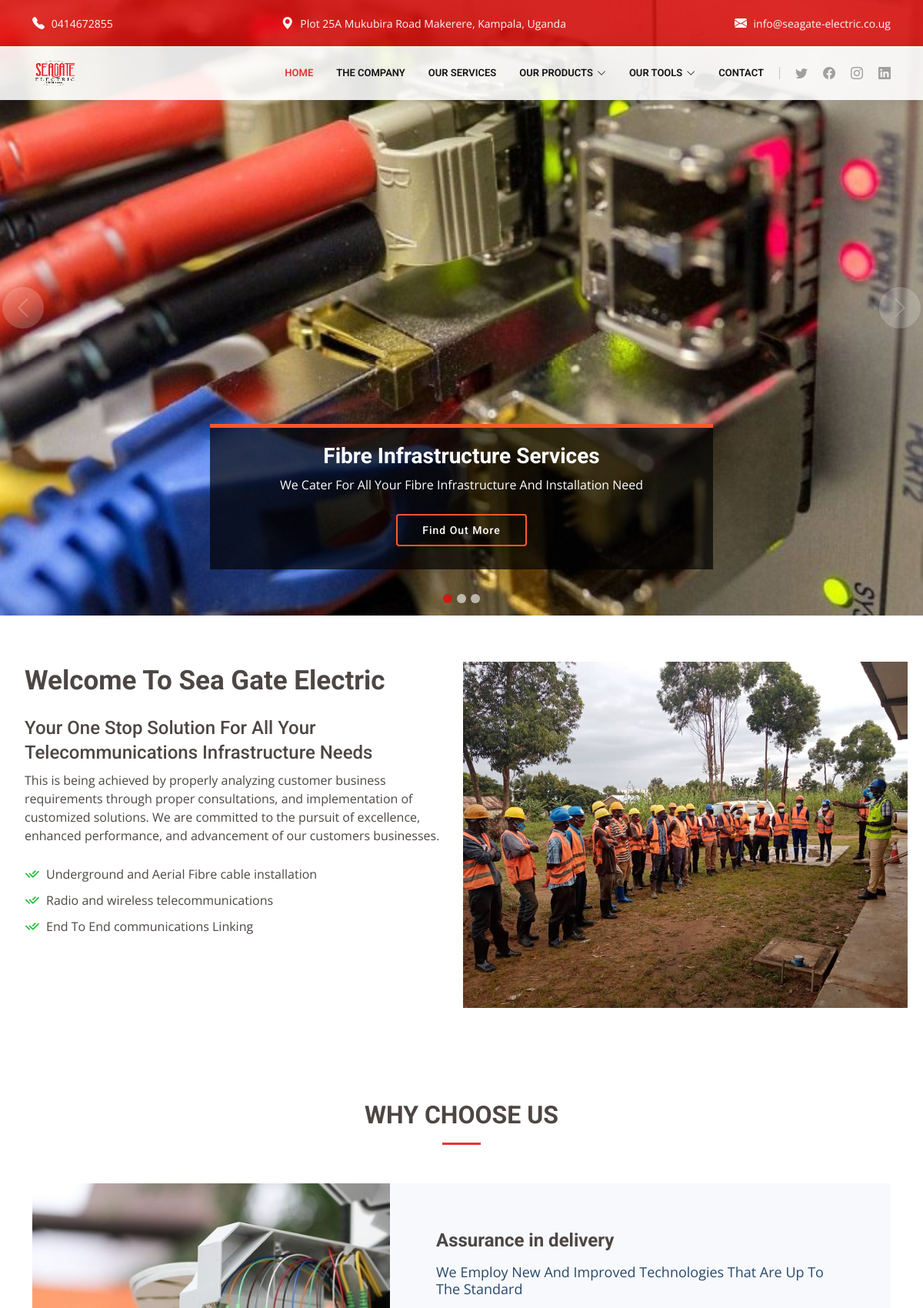
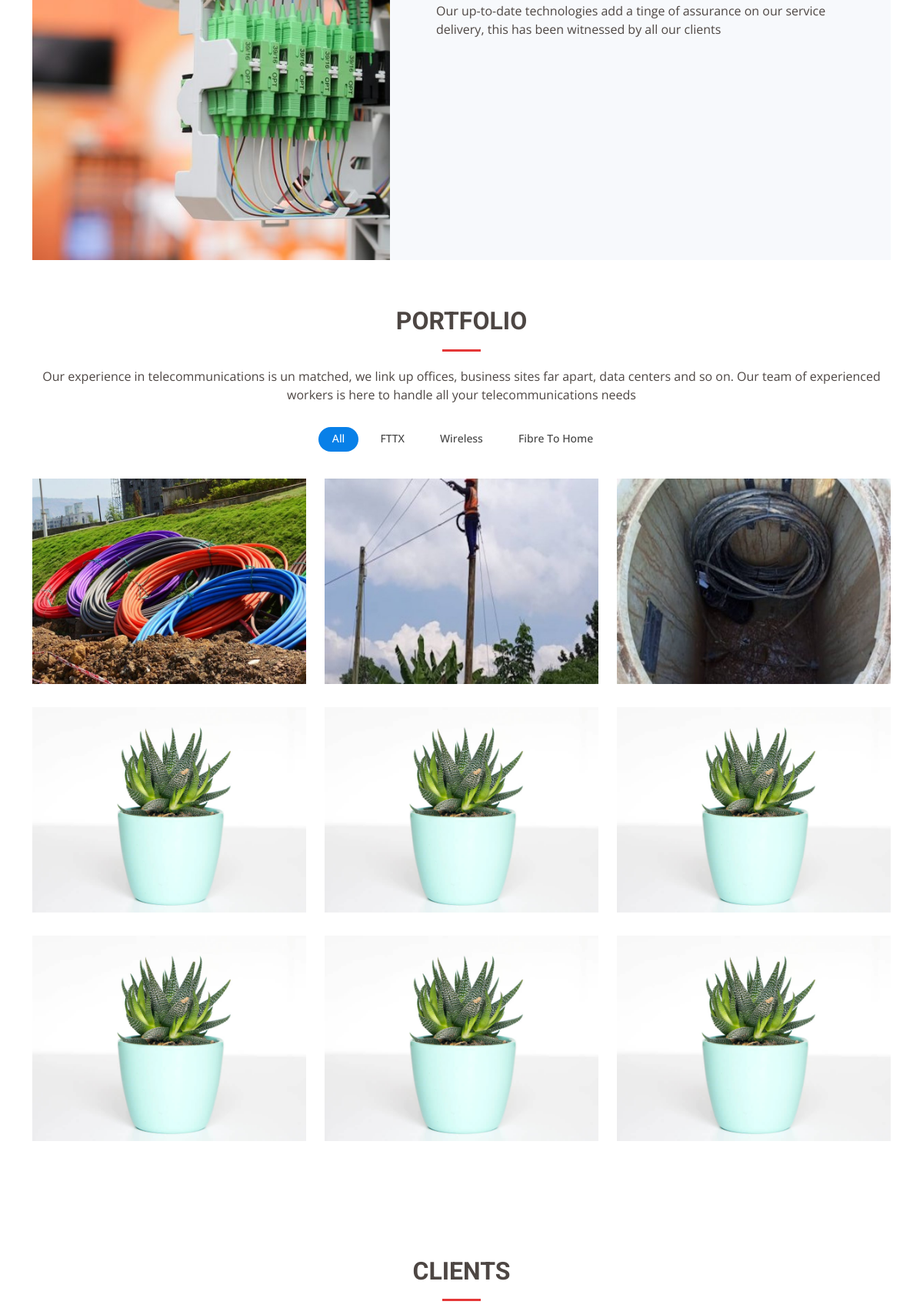
The page / (upper part) on the database its author committed (2 pictures, top to bottom).
### home/models.py (models this page shows, shortened)
class Slider(models.Model):
    image = models.ImageField(upload_to="img/sliders")
    header = models.CharField(max_length=100)
    description = models.CharField(max_length=500)
    button_text = models.CharField(max_length=50)
    button_link = models.CharField(max_length=50)
    class Meta:
        verbose_name = _("Slider")
        verbose_name_plural = _("Sliders")

class WhyChooseUS(models.Model):
    header = models.CharField(max_length=100)
    subHeader = models.CharField(max_length=100)
    description = models.CharField(max_length=1000)
    class Meta:
        verbose_name = _("WhyChooseUS")
        verbose_name_plural = _("WhyChooseUSs")

### home/views.py (the view)
# urls.py: 2. Add a URL to urlpatterns:  path('', views.home, name='home')
def home(request):
    products = Product.objects.all()
    tools = Tool.objects.all()
    services = Service.objects.all()[1]
    sliders = Slider.objects.all()
    reasons = WhyChooseUS.objects.all()
    clients = ClientImages.objects.all()
    return render(request, 'home.html', {"products":products, "tools":tools,"sliders":sliders,"services":services,"reasons":reasons,"clients":clients})

### home/templates/home.html (shortened to what this page needs)
{% extends 'master.html' %}
{% load static %}
{% block content %}
  <section id="hero">
    <div id="heroCarousel" data-bs-interval="5000" class="carousel slide carousel-fade" data-bs-ride="carousel">
      <div class="carousel-inner" role="listbox">
        {% for slider in sliders %}
          <div class="carousel-item {% if forloop.first %}active{% endif %}" style="background-image: url({{slider.image.url}});">
            <div class="carousel-container">
              <div class="carousel-content animate__animated animate__fadeInUp text-center">
                <h2 >{{slider.header}}</span></h2>
                <p>{{slider.description}}</p>
                <div><a href="{% url 'service' id=slider.button_link %}" class="btn-get-started">{{slider.button_text}}</a></div>
              </div>
            </div>
          </div>
        {% endfor %}
      </div>
      <a class="carousel-control-prev" href="#heroCarousel" role="button" data-bs-slide="prev">
        <span class="carousel-control-prev-icon bi bi-chevron-left" aria-hidden="true"></span>
      </a>
      <a class="carousel-control-next" href="#heroCarousel" role="button" data-bs-slide="next">
        <span class="carousel-control-next-icon bi bi-chevron-right" aria-hidden="true"></span>
      </a>
      <ol class="carousel-indicators" id="hero-carousel-indicators"></ol>
    </div>
  </section>
  <main id="main">
    <section id="about-us" class="about-us">
      <div class="container" data-aos="fade-up">
        <div class="row content">
          <div class="col-lg-6" data-aos="fade-right">
            <h2>Welcome To Sea Gate Electric</h2>
            <h3>Your One Stop Solution For All Your Telecommunications Infrastructure Needs</h3>
            <p>
              This is being achieved by properly analyzing customer business requirements through proper consultations, and implementation of customized solutions. We are committed to the pursuit of excellence, enhanced performance, and advancement of our customers businesses.
            </p>
            <ul>
              <li><i class="ri-check-double-line"></i> Underground and Aerial Fibre cable installation</li>
              <li><i class="ri-check-double-line"></i> Radio and wireless telecommunications</li>
              <li><i class="ri-check-double-line"></i> End To End communications Linking</li>
            </ul>
          </div>
          <div class="col-lg-6 pt-4 pt-lg-0" data-aos="fade-left">
            <img src="{% static 'img/inspire.jpeg' %}" style="max-height: 450px ;"/>
          </div>
        </div>
      </div>
    </section>
        <section id="why-us" class="why-us">
          <div class="container" data-aos="fade-up">
            <div class="section-title">
              <h2>Why Choose Us</h2>
            </div>
            <div class="row g-0" data-aos="fade-up" data-aos-delay="200">
              <div class="col-xl-5 img-bg" style="background-image: url('static/img/cabinet.jpeg')"></div>
              <div class="col-xl-7 slides  position-relative">
                <div class="slides-1 swiper">
                  <div class="swiper-wrapper">
                    {% for reason in reasons %}
                    <div class="swiper-slide">
                      <div class="item">
                        <h3 class="mb-3">{{reason.header}}</h3>
                        <h4 class="mb-3">{{reason.subHeader}}</h4>
                        <p>{{reason.description}}</p>
                      </div>
                    </div>
                    {% endfor %}
                  </div>
                  <div class="swiper-pagination"></div>
                </div>
              </div>
            </div>
          </div>
        </section>
    <section id="portfolio" class="portfoio">
      <div class="container" data-aos="fade-up">
        <div class="section-title">
          <h2>Portfolio</h2>
          <p>Our experience in telecommunications is un matched, we link up offices, business sites far apart, data centers and so on. Our team of experienced workers is here to handle all your telecommunications needs </p>
        </div>
        <div class="row">
          <div class="col-lg-12 d-flex justify-content-center">
            <ul id="portfolio-flters">
              <li data-filter="*" class="filter-active">All</li>
              <li data-filter=".filter-app">FTTX</li>
              <li data-filter=".filter-card">Wireless</li>
              <li data-filter=".filter-web">Fibre To Home</li>
            </ul>
          </div>
        </div>
        <div class="row portfolio-container">
          <div class="col-lg-4 col-md-6 portfolio-item filter-app">
            <img src="{% static 'img/portfolio/conduit.jpeg' %}" class="img-fluid" alt="">
          </div>
          <div class="col-lg-4 col-md-6 portfolio-item filter-web">
            <img src="{% static 'img/portfolio/manOnTop.jpeg' %}" class="img-fluid" alt="">
          </div>
          <div class="col-lg-4 col-md-6 portfolio-item filter-app">
            <img src="{% static 'img/portfolio/underground.jpeg' %}" class="img-fluid" alt="">
          </div>
          <div class="col-lg-4 col-md-6 portfolio-item filter-card">
            <img src="{% static 'img/portfolio/portfolio-4.jpg' %}" class="img-fluid" alt="">
          </div>
          <div class="col-lg-4 col-md-6 portfolio-item filter-web">
            <img src="{% static 'img/portfolio/portfolio-4.jpg' %}" class="img-fluid" alt="">
          </div>
          <div class="col-lg-4 col-md-6 portfolio-item filter-app">
            <img src="{% static 'img/portfolio/portfolio-4.jpg' %}" class="img-fluid" alt="">
          </div>
          <div class="col-lg-4 col-md-6 portfolio-item filter-card">
            <img src="{% static 'img/portfolio/portfolio-4.jpg' %}" class="img-fluid" alt="">
          </div>
          <div class="col-lg-4 col-md-6 portfolio-item filter-card">
            <img src="{% static 'img/portfolio/portfolio-4.jpg' %}" class="img-fluid" alt="">
          </div>
          <div class="col-lg-4 col-md-6 portfolio-item filter-web">
            <img src="{% static 'img/portfolio/portfolio-4.jpg' %}" class="img-fluid" alt="">
          </div>
        </div>
      </div>
    </section>
    <section id="clients" class="clients">
      <div class="container" data-aos="fade-up">
        <div class="section-title">
          <h2>Clients</h2>
        </div>
      </div>
    </section>
  </main>
{% endblock content %}

### SeaGateProject/static/css/style.css (style rules this page uses)
body { font-family: "Open Sans", sans-serif; color: #4d4643; }
a { text-decoration: none; }
h1, h2, h3, h4, h5, h6 { font-family: "Roboto", sans-serif; }
#hero { width: 100%; height: 100vh; background-color: rgba(0, 0, 0, 0.8); overflow: hidden; position: relative; }
#hero .carousel, #hero .carousel-inner, #hero .carousel-item, #hero .carousel-item::before { background-size: cover; background-position: center; background-repeat: no-repeat; position: absolute; top: 0; right: 0; left: 0; bottom: 0; }
#hero .carousel-container { display: flex; align-items: flex-end; justify-content: center; position: absolute; bottom: 60px; top: 70px; left: 55px; right: 55px; }
#hero .carousel-content { background: rgba(4, 4, 4, 0.7); padding: 20px; color: #fff; border-top: 5px solid #ff5828; }
#hero .carousel-content h2 { color: #fff; font-size: 28px; font-weight: 700; }
#hero .btn-get-started { font-family: "Roboto", sans-serif; font-weight: 500; font-size: 14px; letter-spacing: 1px; display: inline-block; padding: 12px 32px; border-radius: 4px; transition: 0.5s; line-height: 1; margin: 10px; color: #fff; -webkit-animation-delay: 0.8s; animation-delay: 0.8s; border: 2px solid #ff5828; }
#hero .carousel-inner .carousel-item { transition-property: opacity; background-position: center top; }
#hero .carousel-inner .carousel-item, #hero .carousel-inner .active.carousel-item-start, #hero .carousel-inner .active.carousel-item-end { opacity: 0; }
#hero .carousel-inner .active, #hero .carousel-inner .carousel-item-next.carousel-item-start, #hero .carousel-inner .carousel-item-prev.carousel-item-end { opacity: 1; transition: 0.5s; }
#hero .carousel-control-next-icon, #hero .carousel-control-prev-icon { background: none; font-size: 30px; line-height: 0; width: auto; height: auto; background: rgba(255, 255, 255, 0.4); border-radius: 50px; transition: 0.3s; color: rgba(255, 255, 255, 0.6); width: 54px; height: 54px; display: flex; align-items: center; justify-content: center; }
@media (min-width: 1024px) { #hero .carousel-content { width: 60%; } }
@media (min-width: 1024px) { #hero .carousel-control-prev, #hero .carousel-control-next { width: 5%; } }
section { padding: 60px 0; overflow: hidden; }
.section-title { text-align: center; padding-bottom: 30px; }
.section-title h2 { font-size: 32px; font-weight: bold; text-transform: uppercase; margin-bottom: 20px; padding-bottom: 20px; position: relative; }
.section-title h2::after { content: ""; position: absolute; display: block; width: 50px; height: 3px; background: #e00c0cd1; bottom: 0; left: calc(50% - 25px); }
.section-title p { margin-bottom: 0; }
.portfoio #portfolio-flters { padding: 0; margin: 0 auto 25px auto; list-style: none; text-align: center; border-radius: 50px; }
.portfoio #portfolio-flters li { cursor: pointer; display: inline-block; padding: 8px 18px 10px 18px; font-size: 14px; font-weight: 500; line-height: 1; color: #444444; margin: 0 3px 10px 3px; transition: all ease-in-out 0.3s; border-radius: 50px; }
.portfoio #portfolio-flters li:hover, .portfoio #portfolio-flters li.filter-active { color: #fff; background: #0880e8; }
.portfoio #portfolio-flters li:last-child { margin-right: 0; }
.portfoio .portfolio-item { margin-bottom: 30px; overflow: hidden; }
.portfoio .portfolio-item img { position: relative; top: 0; transition: all 0.6s cubic-bezier(0.645, 0.045, 0.355, 1); }
.about-us .content h2 { font-weight: 700; font-size: 35px; line-height: 50px; margin-bottom: 20px; }
.about-us .content h3 { font-weight: 500; line-height: 32px; font-size: 24px; }
.about-us .content ul { list-style: none; padding: 0; }
.about-us .content ul li { padding: 10px 0 0 28px; position: relative; }
.about-us .content ul i { left: 0; top: 7px; position: absolute; font-size: 20px; color: #1bbd36; }
#about-us { margin-right: 20px; }
.why-us { padding-bottom: 0; }
.why-us .img-bg { min-height: 500px; background-size: cover; }
.why-us .slides { background-color: #f7f9fc; }
.why-us h3 { font-size: 24px; font-weight: 700; color: var(--color-secondary); }
.why-us h4 { font-size: 18px; font-weight: 400; color: #29486a; font-family: var(--font-secondary); }
.why-us .swiper { margin: 140px 140px 120px 140px; overflow: hidden; }
.why-us .swiper-pagination { margin-top: 30px; position: relative; }
@media (max-width: 1200px) { .why-us .swiper { margin: 60px 60px 40px 60px; } }

### rows shown on the page
Slider: image (picture), header "Fibre Infrastructure Services", description "We Cater For All Your Fibre Infrastructure And Installation Need", button_text "Find Out More"
WhyChooseUS: header "Assurance in delivery", subHeader "We Employ New And Improved Technologies That Are Up To The Standard", description "Our up-to-date technologies add a tinge of assurance on our service delivery, this has been witnessed by all our clients"
